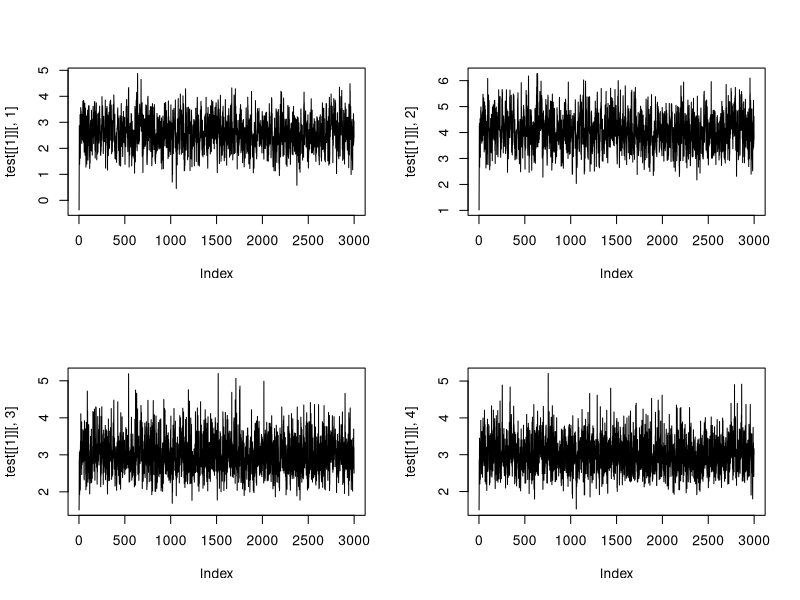
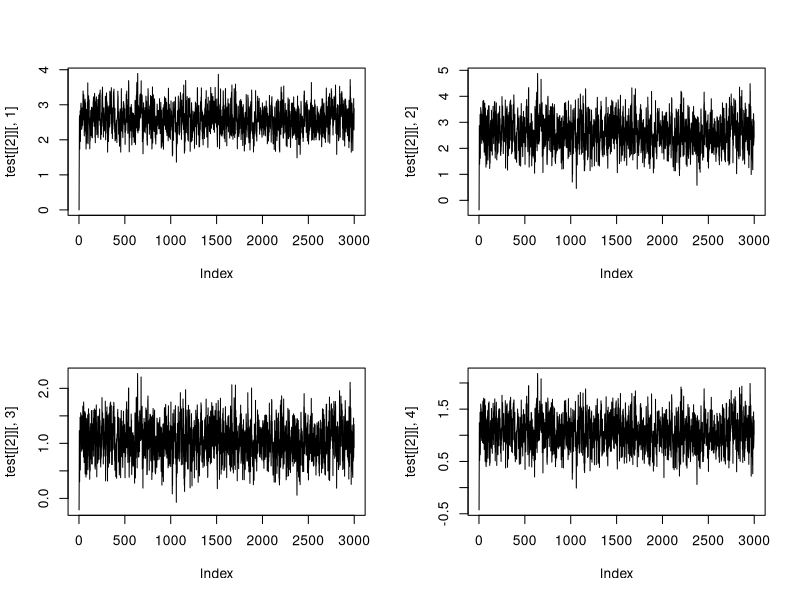

Here is the R script that generated these plots, in order:
## ---- chunk 1
get_cov = function(h2, n_sib = 0) {
  cov <- matrix(h2/2, 4 + n_sib, 4 + n_sib)
  diag(cov) <- 1
  cov[3,4] <- cov[4,3] <- 0
  cov[1:2, 1] <- cov[1, 1:2] <- h2
  cov
}
## ---- chunk 2
calc_distribution = function(sigma){
  out = list()
  for (i in 1:nrow(sigma)){
    sigma_bar = sigma[i,i] - sigma[i , -i] %*% solve(sigma[-i , -i]) %*% sigma[-i , i]
    mu_mult_bar = sigma[i , -i] %*% solve(sigma[ -i, -i])
    out[[i]] = list('sigma'=sigma_bar, 'mu_mult'=mu_mult_bar)
    }
  return(out)
  }
## ---- chunk 3
bounds <- function(phenos,N, T_ = 0.05){
  interval_2 = c(0, 1-T_)
  interval_1 = c(1-T_, 1)
  k = length(phenos)+1
  out = matrix(c(0,1), ncol=2, nrow=k, byrow=T)
  i = 2
  for (phen in phenos){
    interval = phen * interval_1 + (1-phen)*interval_2
    out[i,] = interval
    i = i+1
  }
  q = matrix(runif(N*k, out[,1], out[,2]), ncol=k, byrow=T)
  return(q)
}
 
## ---- chunk 4
# Vores gibb sampler


Gibb <- function(covmat, phenos, N, T_ = 0.05){

bounds = bounds(phenos, N, T_) 

  
k = nrow(covmat)

const_list = calc_distribution(covmat)

liabil = matrix(0, nrow = N, ncol = k) # i formen c(l_g, l, l_p1, l_p2)
mu_vec = matrix(0, nrow = N-1, ncol = k)


for (i in 1:(N-1)) {
  for (j in 1:k) {
    # Udregner parametre
    sigma = const_list[[j]]$sigma
    mu_mult = const_list[[j]]$mu_mult
    mu = mu_mult %*% liabil[i,-j] # Udelukker den liability vi er kommet til
    mu_vec[i,j] = mu
    liabil[i,j] = qnorm(bounds[i,j], mu, sqrt(sigma))
  }
  liabil[i+1,] = liabil[i,]
}
return(list(liabil, mu_vec))
}
## ---- chunk 5
covmat = get_cov(0.5)
test = Gibb(covmat, c(1,1,1) , 3000)
## ---- chunk 6
par(mfrow=c(2,2))
plot(test[[1]][,1], type='l')
plot(test[[1]][,2], type='l')
plot(test[[1]][,3], type='l')
plot(test[[1]][,4], type='l')
## ---- chunk 7
par(mfrow=c(2,2))
plot(test[[2]][,1], type='l')
plot(test[[2]][,2], type='l')
plot(test[[2]][,3], type='l')
plot(test[[2]][,4], type='l')
## ---- chunk 8
cov(test[[1]])
## ---- chunk 9
Gibb_notrunc <- function(covmat, N, T_ = 0.05){

k = nrow(covmat)

const_list = calc_distribution(covmat)

liabil = matrix(0, nrow = N, ncol = k) # i formen c(l_g, l, l_p1, l_p2)
mu_vec = matrix(0, nrow = N-1, ncol = k)


for (i in 1:(N-1)) {
  for (j in 1:k) {
    # Udregner parametre
    sigma = const_list[[j]]$sigma
    mu_mult = const_list[[j]]$mu_mult
    mu = mu_mult %*% liabil[i,-j] # Udelukker den liability vi er kommet til
    mu_vec[i,j] = mu
    liabil[i,j] = rnorm(1, mu, sqrt(sigma))
  }
  liabil[i+1,] = liabil[i,]
}
return(list(liabil, mu_vec))
}
## ---- chunk 10
test2 = Gibb_notrunc(get_cov(0.5), 3000)
## ---- chunk 11
cov(test2[[1]])
